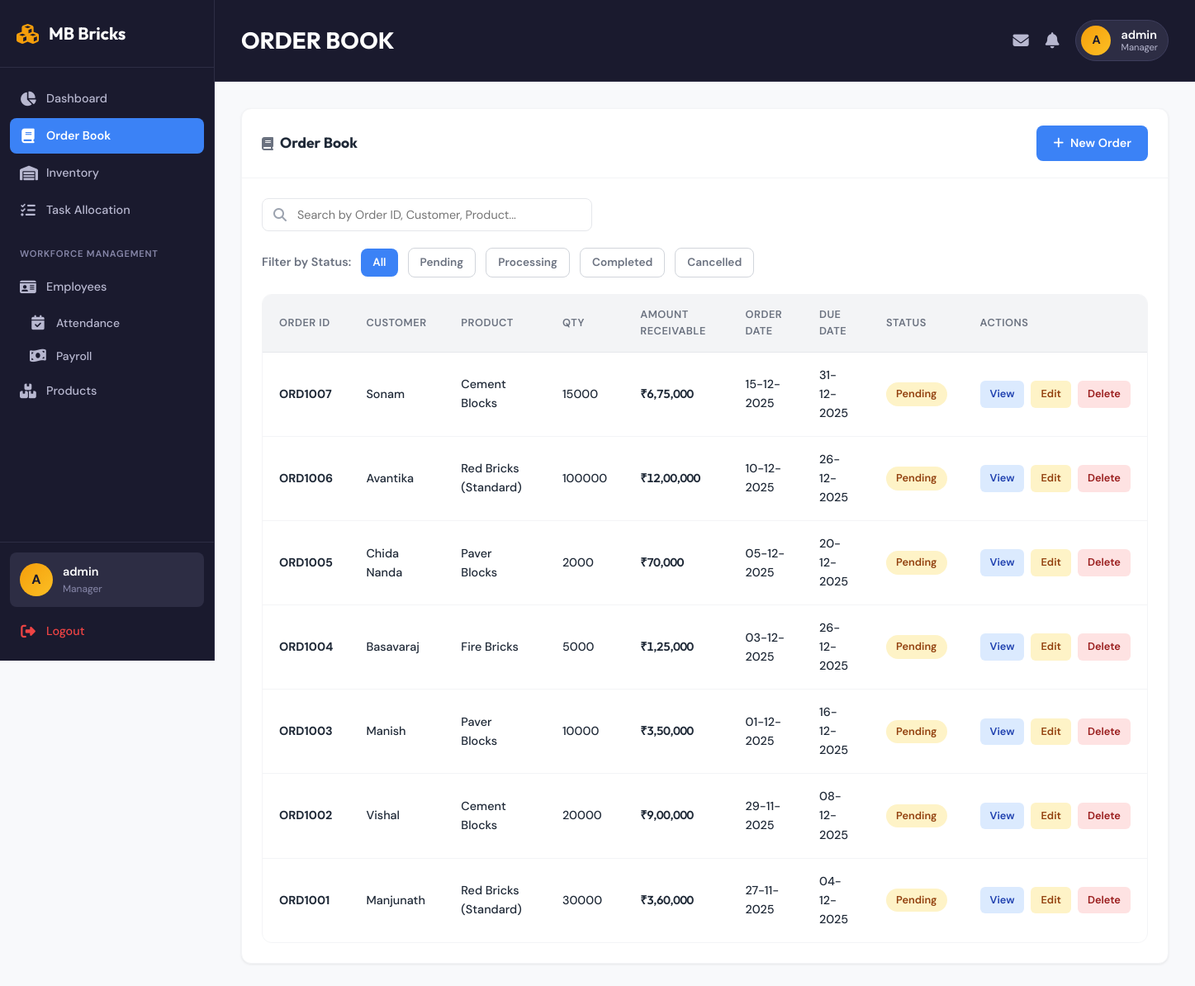
The page /orders (signed in) on the database as committed earlier.
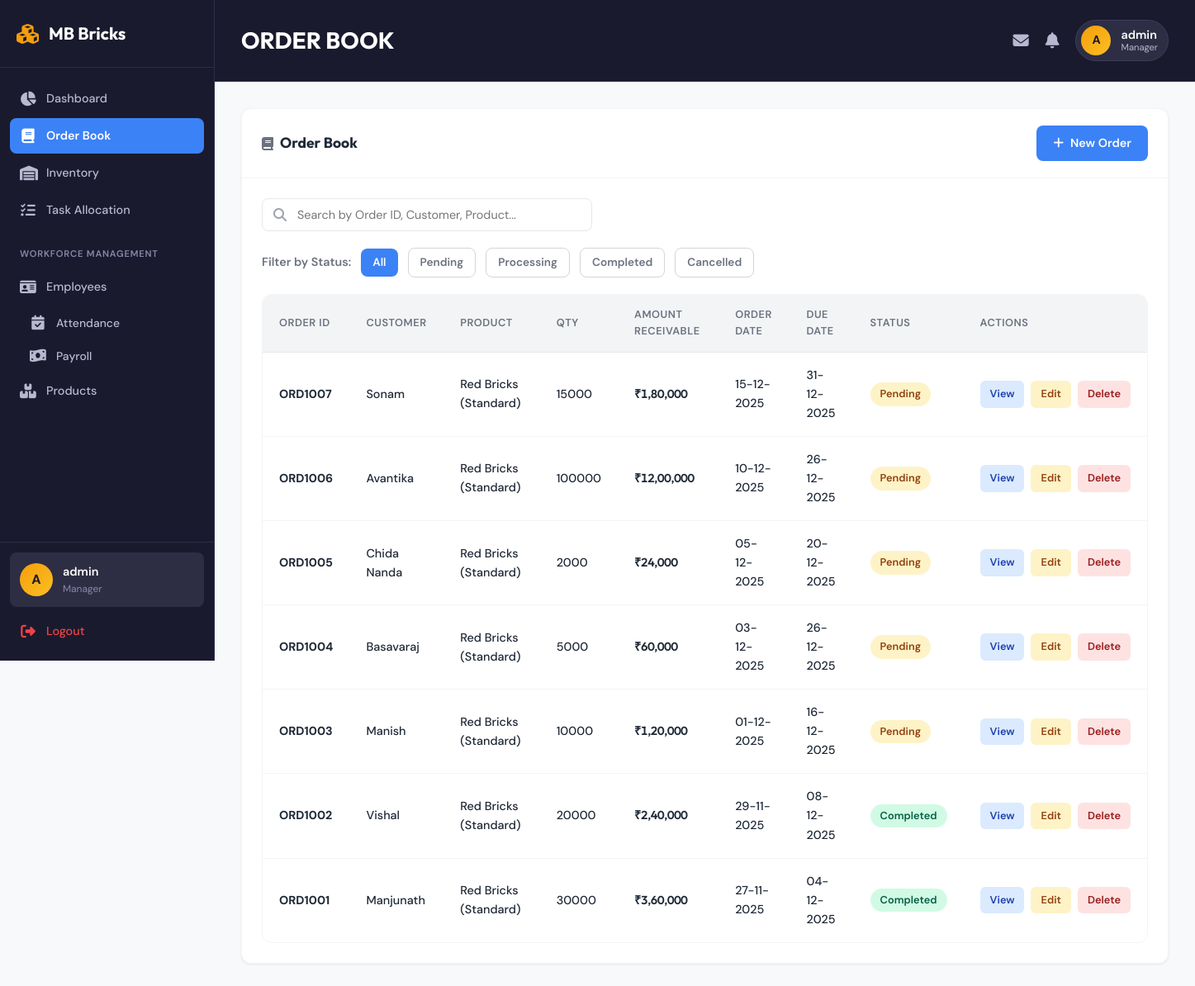
The same page on the database as committed later.
### tables this page shows
CREATE TABLE orders (
            id INTEGER PRIMARY KEY AUTOINCREMENT,
            order_number TEXT UNIQUE NOT NULL,
            customer_name TEXT NOT NULL,
            customer_phone TEXT,
            customer_address TEXT,
            product_id INTEGER NOT NULL,
            quantity INTEGER NOT NULL,
            total_amount REAL NOT NULL,
            status TEXT DEFAULT 'Pending',
            order_date TIMESTAMP DEFAULT CURRENT_TIMESTAMP,
            delivery_date DATE,
            notes TEXT,
            FOREIGN KEY (product_id) REFERENCES products (id)
        );

CREATE TABLE products (
            id INTEGER PRIMARY KEY AUTOINCREMENT,
            name TEXT NOT NULL,
            category TEXT NOT NULL,
            price_per_unit REAL NOT NULL,
            unit TEXT DEFAULT 'piece',
            stock_quantity INTEGER DEFAULT 0,
            description TEXT,
            created_at TIMESTAMP DEFAULT CURRENT_TIMESTAMP
        );

### app.py (the view)
@app.route('/orders')
@login_required
@role_required('Manager', 'Supervisor')
def orders():
    db = get_db()
    status_filter = request.args.get('status', '')
    if status_filter:
        all_orders = db.execute('''
            SELECT o.*, p.name as product_name FROM orders o
            JOIN products p ON o.product_id = p.id
            WHERE o.status = ?
            ORDER BY o.order_date DESC
        ''', (status_filter,)).fetchall()
    else:
        all_orders = db.execute('''
            SELECT o.*, p.name as product_name FROM orders o
            JOIN products p ON o.product_id = p.id
            ORDER BY o.order_date DESC
        ''').fetchall()
    return render_template('orders.html', orders=all_orders, current_status=status_filter)

### app.py (called while the page is built)
def format_indian_currency(amount):
    if amount is None:
        amount = 0
    amount = int(round(amount))
    if amount < 0:
        return '-₹' + format_indian_currency(-amount)[1:]
    s = str(amount)
    if len(s) <= 3:
        return '₹' + s
    result = s[-3:]
    s = s[:-3]
    while s:
        result = s[-2:] + ',' + result
        s = s[:-2]
    return '₹' + result

def login_required(f):
    @wraps(f)
    def decorated_function(*args, **kwargs):
        if 'user_id' not in session:
            flash('Please login to access this page.', 'warning')
            return redirect(url_for('login'))
        return f(*args, **kwargs)
    return decorated_function

def role_required(*roles):
    def decorator(f):
        @wraps(f)
        def decorated_function(*args, **kwargs):
            if 'user_role' not in session:
                flash('Please login to access this page.', 'warning')
                return redirect(url_for('login'))
            if session['user_role'] not in roles:
                flash('You do not have permission to access this page.', 'danger')
                return redirect(url_for('dashboard'))
            return f(*args, **kwargs)
        return decorated_function
    return decorator

def convert_date(val):
    return datetime.strptime(val.decode(), "%Y-%m-%d").date()

def convert_datetime(val):
    return datetime.fromisoformat(val.decode())

def get_db():
    if 'db' not in g:
        g.db = sqlite3.connect(DATABASE, detect_types=sqlite3.PARSE_DECLTYPES | sqlite3.PARSE_COLNAMES)
        g.db.row_factory = sqlite3.Row
    return g.db

def format_date(d):
    if d:
        if isinstance(d, str):
            try:
                d = datetime.strptime(d, '%Y-%m-%d').date()
            except ValueError:
                return d
        return d.strftime('%d-%m-%Y')
    return ''

### templates/orders.html (shortened to what this page needs)
{% extends 'base.html' %}
{% block header %}ORDER BOOK{% endblock %}
{% block content %}
<div class="card">
    <div class="card-header">
        <h2><i class="fas fa-book"></i> Order Book</h2>
        {% if session.get('user_role') == 'Manager' %}
        <a href="{{ url_for('add_order') }}" class="btn btn-primary">
            <i class="fas fa-plus"></i> New Order
        </a>
        {% endif %}
    </div>
    <div class="card-body">
        <div class="search-bar mb-2">
            <div class="search-input-wrapper">
                <i class="fas fa-search search-icon"></i>
                <input type="text" id="orderSearch" class="form-control search-input" placeholder="Search by Order ID, Customer, Product...">
            </div>
        </div>
        <div class="filter-bar">
            <label>Filter by Status:</label>
            <a href="{{ url_for('orders') }}" class="btn btn-sm {% if not current_status %}btn-primary{% else %}btn-outline{% endif %}">All</a>
            <a href="{{ url_for('orders', status='Pending') }}" class="btn btn-sm {% if current_status == 'Pending' %}btn-warning{% else %}btn-outline{% endif %}">Pending</a>
            <a href="{{ url_for('orders', status='Processing') }}" class="btn btn-sm {% if current_status == 'Processing' %}btn-info{% else %}btn-outline{% endif %}">Processing</a>
            <a href="{{ url_for('orders', status='Completed') }}" class="btn btn-sm {% if current_status == 'Completed' %}btn-success{% else %}btn-outline{% endif %}">Completed</a>
            <a href="{{ url_for('orders', status='Cancelled') }}" class="btn btn-sm {% if current_status == 'Cancelled' %}btn-danger{% else %}btn-outline{% endif %}">Cancelled</a>
        </div>
        {% if orders %}
        <div class="table-container table-responsive">
            <table id="ordersTable">
                <thead>
                    <tr>
                        <th>Order ID</th>
                        <th>Customer</th>
                        <th>Product</th>
                        <th>Qty</th>
                        <th>Amount Receivable</th>
                        <th>Order Date</th>
                        <th>Due Date</th>
                        <th>Status</th>
                        <th>Actions</th>
                    </tr>
                </thead>
                <tbody>
                    {% for order in orders %}
                    <tr class="order-row">
                        <td><strong>{{ order.order_number }}</strong></td>
                        <td>{{ order.customer_name }}</td>
                        <td>{{ order.product_name }}</td>
                        <td>{{ order.quantity }}</td>
                        <td class="currency">{{ order.total_amount|indian_currency }}</td>
                        <td>{{ order.order_date|format_date }}</td>
                        <td>{{ order.delivery_date|format_date if order.delivery_date else '-' }}</td>
                        <td>
                            <span class="badge badge-{% if order.status == 'Completed' %}success{% elif order.status == 'Pending' %}warning{% elif order.status == 'Cancelled' %}danger{% else %}info{% endif %}">
                                {{ order.status }}
                            </span>
                        </td>
                        <td>
                            <div class="btn-group">
                                <a href="{{ url_for('view_order', id=order.id) }}" class="action-btn view">View</a>
                                {% if session.get('user_role') == 'Manager' %}
                                <a href="{{ url_for('edit_order', id=order.id) }}" class="action-btn edit">Edit</a>
                                <a href="{{ url_for('delete_order', id=order.id) }}" class="action-btn delete" onclick="return confirm('Delete this order?')">Delete</a>
                                {% endif %}
                            </div>
                        </td>
                    </tr>
                    {% endfor %}
                </tbody>
            </table>
        </div>
        {% endif %}
    </div>
</div>
{% endblock %}

### templates/base.html (shortened to what this page needs)
<!DOCTYPE html>
<html lang="en">
<head>
    <link rel="stylesheet" href="{{ url_for('static', filename='css/style.css') }}">
    <link rel="stylesheet" href="https://cdnjs.cloudflare.com/ajax/libs/font-awesome/6.4.0/css/all.min.css">
</head>
<body>
    <div class="app-container">
        <aside class="sidebar">
            <div class="sidebar-header">
                <i class="fas fa-cubes"></i>
                <span class="logo">MB Bricks</span>
            </div>
            <nav class="sidebar-nav">
                <a href="{{ url_for('dashboard') }}" class="nav-item {% if request.endpoint == 'dashboard' %}active{% endif %}">
                    <i class="fas fa-chart-pie"></i>
                    <span>Dashboard</span>
                </a>
                {% if session.get('user_role') in ['Manager', 'Supervisor'] %}
                <a href="{{ url_for('orders') }}" class="nav-item {% if 'order' in request.endpoint %}active{% endif %}">
                    <i class="fas fa-book"></i>
                    <span>Order Book</span>
                </a>
                {% endif %}
                {% if session.get('user_role') in ['Manager', 'Supervisor'] %}
                <a href="{{ url_for('inventory') }}" class="nav-item {% if 'inventory' in request.endpoint %}active{% endif %}">
                    <i class="fas fa-warehouse"></i>
                    <span>Inventory</span>
                </a>
                {% endif %}
                <a href="{{ url_for('tasks') }}" class="nav-item {% if 'task' in request.endpoint %}active{% endif %}">
                    <i class="fas fa-tasks"></i>
                    <span>{% if session.get('user_role') == 'Employee' %}My Tasks{% else %}Task Allocation{% endif %}</span>
                </a>
                {% if session.get('user_role') in ['Manager', 'Supervisor'] %}
                <div class="nav-section">
                    <span class="nav-section-title">Workforce Management</span>
                </div>
                <a href="{{ url_for('employees') }}" class="nav-item {% if request.endpoint == 'employees' or 'employee' in request.endpoint %}active{% endif %}">
                    <i class="fas fa-id-card"></i>
                    <span>Employees</span>
                </a>
                <div class="nav-submenu">
                    <a href="{{ url_for('attendance_registry') }}" class="nav-item {% if 'attendance' in request.endpoint %}active{% endif %}">
                        <i class="fas fa-calendar-check"></i>
                        <span>Attendance</span>
                    </a>
                    {% if session.get('user_role') == 'Manager' %}
                    <a href="{{ url_for('payroll') }}" class="nav-item {% if 'payroll' in request.endpoint %}active{% endif %}">
                        <i class="fas fa-money-bill-wave"></i>
                        <span>Payroll</span>
                    </a>
                    {% endif %}
                </div>
                {% endif %}
                {% if session.get('user_role') in ['Manager', 'Supervisor'] %}
                <a href="{{ url_for('products') }}" class="nav-item {% if 'product' in request.endpoint %}active{% endif %}">
                    <i class="fas fa-boxes"></i>
                    <span>Products</span>
                </a>
                {% endif %}
            </nav>
            <div class="sidebar-footer">
                {% if session.get('user_id') %}
                <div class="sidebar-user-info">
                    <div class="sidebar-user-avatar">{{ session.get('username', 'U')[0]|upper }}</div>
                    <div class="sidebar-user-details">
                        <span class="sidebar-username">{{ session.get('username', 'User') }}</span>
                        <span class="sidebar-role">{{ session.get('user_role', 'Guest') }}</span>
                    </div>
                </div>
                <a href="{{ url_for('logout') }}" class="nav-item logout-btn">
                    <i class="fas fa-sign-out-alt"></i>
                    <span>Logout</span>
                </a>
                {% endif %}
            </div>
        </aside>
        <main class="main-content">
            <header class="page-header">
                <h1>{% block header %}Dashboard{% endblock %}</h1>
                <div class="header-actions">
                    {% if session.get('user_id') %}
                    <i class="fas fa-envelope"></i>
                    <i class="fas fa-bell"></i>
                    <div class="user-badge">
                        <div class="user-avatar">{{ session.get('username', 'U')[0]|upper }}</div>
                        <div class="user-info">
                            <span class="user-name">{{ session.get('username', 'User') }}</span>
                            <span class="user-role-tag">{{ session.get('user_role', 'Guest') }}</span>
                        </div>
                    </div>
                    {% else %}
                    <a href="{{ url_for('login') }}" class="btn btn-sm btn-primary">Login</a>
                    {% endif %}
                </div>
            </header>
            <div class="content-area">
                {% block content %}{% endblock %}
            </div>
        </main>
    </div>
</body>
</html>

Rows that differ between the two databases and show on the page:
changed orders "ORD1007": product_name "Cement Blocks" → "Red Bricks (Standard)"; total_amount|indian_currency "₹6,75,000" → "₹1,80,000"
changed orders "ORD1005": product_name "Paver Blocks" → "Red Bricks (Standard)"; total_amount|indian_currency "₹70,000" → "₹24,000"
changed orders "ORD1004": product_name "Fire Bricks" → "Red Bricks (Standard)"; total_amount|indian_currency "₹1,25,000" → "₹60,000"
changed orders "ORD1003": product_name "Paver Blocks" → "Red Bricks (Standard)"; total_amount|indian_currency "₹3,50,000" → "₹1,20,000"
changed orders "ORD1002": product_name "Cement Blocks" → "Red Bricks (Standard)"; total_amount|indian_currency "₹9,00,000" → "₹2,40,000"; status "Pending" → "Completed"
changed orders "ORD1001": status "Pending" → "Completed"
